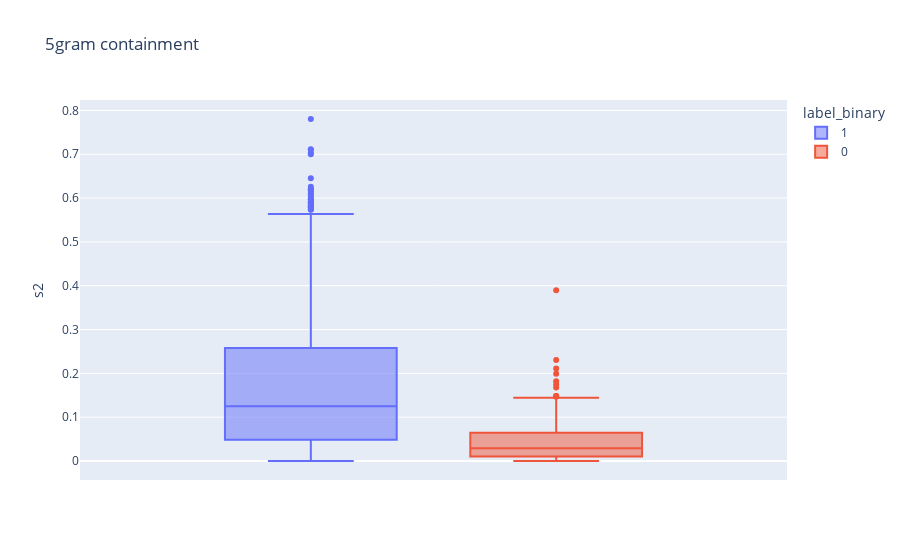

This figure's notebook cell:
### Code cell
fig = px.box(df, y="s2", color="label_binary", title="5gram containment")
fig.show()

### Figure 1 — Plotly figure (JSON) as saved in the notebook; plotly's stock layout.template omitted (floating-point values rounded to 4 significant figures; data arrays with more than 128 entries replaced by an {"elided": "..."} marker saying what was removed)
{"data": [{"alignmentgroup": "True", "hovertemplate": "label_binary=1<br>s2=%{y}<extra></extra>", "legendgroup": "1", "marker": {"color": "#636efa"}, "name": "1", "notched": false, "offsetgroup": "1", "orientation": "v", "showlegend": true, "type": "box", "x0": " ", "xaxis": "x", "y": {"elided": "739 float values"}, "y0": " ", "yaxis": "y"}, {"alignmentgroup": "True", "hovertemplate": "label_binary=0<br>s2=%{y}<extra></extra>", "legendgroup": "0", "marker": {"color": "#EF553B"}, "name": "0", "notched": false, "offsetgroup": "0", "orientation": "v", "showlegend": true, "type": "box", "x0": " ", "xaxis": "x", "y": {"elided": "205 float values"}, "y0": " ", "yaxis": "y"}], "layout": {"boxmode": "group", "legend": {"title": {"text": "label_binary"}, "tracegroupgap": 0}, "title": {"text": "5gram containment"}, "xaxis": {"anchor": "y", "domain": [0, 1]}, "yaxis": {"anchor": "x", "domain": [0, 1], "title": {"text": "s2"}}}}
